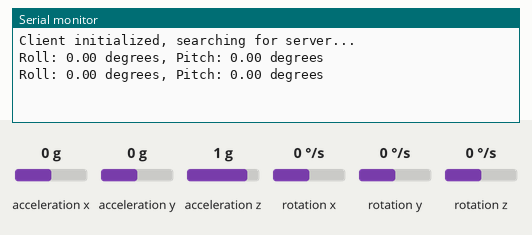
This sketch was run on a simulated ESP32. On the bench: the last lines printed to the serial monitor. The test bench sets the inputs (shaded band); at power-on: acceleration x 0 g, acceleration y 0 g, acceleration z 1 g, rotation x 0 °/s, rotation y 0 °/s, rotation z 0 °/s. Nothing arrives over Bluetooth unless stated.

Above: at 6.2 s.
6.3 s: acceleration x set to -1.4 g
At 7.6 s:
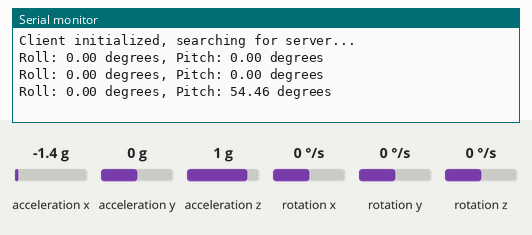
7.8 s: acceleration y set to -1.4 g
At 8.5 s:
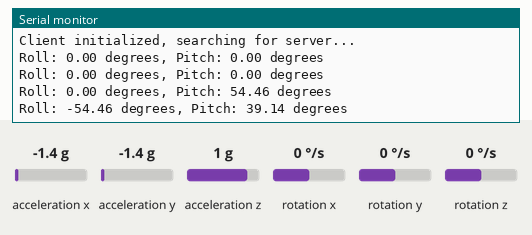
9.3 s: acceleration z set to -1.4 g
At 10.8 s:
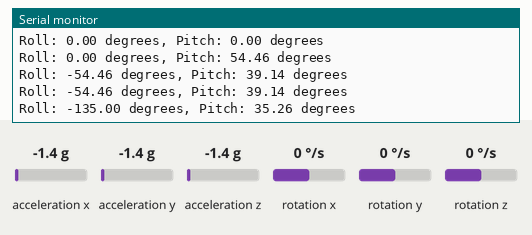
Timing chart, 0 to 12.3 s (numbered marks = the images above; inputs shaded):
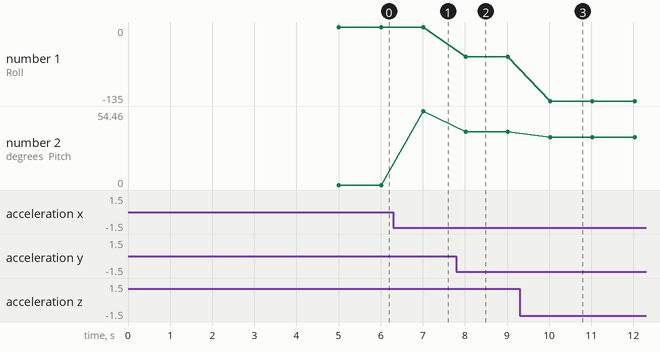

The sketch:

BLE_client2.ino
```cpp
#include <Wire.h>
#include <MPU6050.h>
#include <BLEDevice.h>
#include <BLEUtils.h>
#include <BLEClient.h>

MPU6050 mpu;
BLEClient *pClient = nullptr;
BLERemoteService* pRemoteService = nullptr;
BLERemoteCharacteristic* pRemoteCharacteristic = nullptr;

const char *SERVICE_UUID = "4fafc201-1fb5-459e-8fcc-c5c9c331914b";
const char *CHARACTERISTIC_UUID = "beb5483e-36e1-4688-b7f5-ea07361b26a8";

bool isBent = false;

void setup() {
  Serial.begin(115200);
  Wire.begin();
  mpu.initialize();

  BLEDevice::init("ESP32_MPU6050_Client");
  pClient = BLEDevice::createClient();
  Serial.println("Client initialized, searching for server...");
  connectToServer();
}

void loop() {
  int16_t ax, ay, az, gx, gy, gz;
  float roll, pitch;

  mpu.getMotion6(&ax, &ay, &az, &gx, &gy, &gz);

  roll = atan2(ay, az) * 180.0 / M_PI;
  pitch = atan2(-ax, sqrt(ay * ay + az * az)) * 180.0 / M_PI;

  Serial.print("Roll: ");
  Serial.print(roll);
  Serial.print(" degrees, Pitch: ");
  Serial.print(pitch);
  Serial.println(" degrees");

  if (roll >= 95 && roll <= 120 && pitch >= -12 && pitch <= -8) {
    if (isBent) {
      isBent = false;
    }
  }

  // Kirimkan data roll dan pitch ke server setelah memeriksa kondisi
  sendRollPitchData(roll, pitch);

  delay(1000); // Delay untuk mengurangi laju pembacaan
}

void connectToServer() {
  BLEScan* pBLEScan = BLEDevice::getScan();
  pBLEScan->setActiveScan(true);
  BLEScanResults* pFoundDevices = pBLEScan->start(5); // Changed to pointer

  for (int i = 0; i < pFoundDevices->getCount(); i++) {
    BLEAdvertisedDevice device = pFoundDevices->getDevice(i);
    if (device.haveServiceUUID() && device.getServiceUUID().equals(BLEUUID(SERVICE_UUID))) {
      Serial.println("Server found, connecting...");
      pClient->connect(&device);
      Serial.println("Connected to server");

      pRemoteService = pClient->getService(BLEUUID(SERVICE_UUID));
      if (pRemoteService != nullptr) {
        pRemoteCharacteristic = pRemoteService->getCharacteristic(BLEUUID(CHARACTERISTIC_UUID));
        if (pRemoteCharacteristic != nullptr && pRemoteCharacteristic->canWrite()) {
          Serial.println("Found characteristic, ready to send data");
        }
      }
      break;
    }
  }
}

void sendRollPitchData(float roll, float pitch) {
  if (pClient->isConnected() && pRemoteService != nullptr && pRemoteCharacteristic != nullptr) {
    byte rollPitchData[8]; // Array untuk menyimpan byte dari dua float

    // Konversi float ke array byte
    memcpy(&rollPitchData[0], &roll, sizeof(float));
    memcpy(&rollPitchData[4], &pitch, sizeof(float));

    // Kirimkan data
    pRemoteCharacteristic->writeValue(rollPitchData, sizeof(rollPitchData));
    Serial.println("Roll and pitch data sent");
  }
}
```

Measured:
- after the input at 6.3 s, the serial monitor: prints a new line after 0.71 s (image 1)
- after the input at 7.8 s, the serial monitor: prints a new line after 0.22 s (image 2)
- after the input at 9.3 s, the serial monitor: prints a new line after 0.72 s (image 3)
- plotted number 1: 0 → -54.46 after the input at 7.8 s, -54.46 → -135 after the input at 9.3 s
- plotted number 2: 0 → 54.46 after the input at 6.3 s, 54.46 → 39.14 after the input at 7.8 s, 39.14 → 35.26 after the input at 9.3 s
